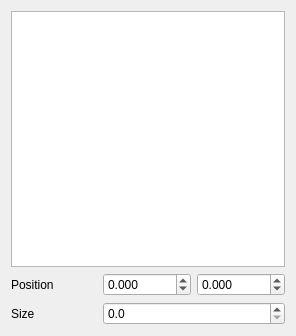
<?xml version="1.0" encoding="UTF-8"?>
<ui version="4.0">
 <class>Plot-Task-Positions</class>
 <widget class="QWidget" name="Plot-Task-Positions">
  <property name="geometry">
   <rect>
    <x>0</x>
    <y>0</y>
    <width>296</width>
    <height>336</height>
   </rect>
  </property>
  <property name="minimumSize">
   <size>
    <width>0</width>
    <height>336</height>
   </size>
  </property>
  <property name="windowTitle">
   <string>Set positions and sizes</string>
  </property>
  <layout class="QGridLayout" name="gridLayout">
   <item row="1" column="0">
    <layout class="QVBoxLayout" name="verticalLayout">
     <property name="bottomMargin">
      <number>0</number>
     </property>
     <item>
      <widget class="QListWidget" name="items">
       <property name="editTriggers">
        <set>QAbstractItemView::NoEditTriggers</set>
       </property>
       <property name="alternatingRowColors">
        <bool>true</bool>
       </property>
      </widget>
     </item>
     <item>
      <layout class="QGridLayout" name="gridLayout_2">
       <item row="0" column="0">
        <widget class="QLabel" name="posLabel">
         <property name="text">
          <string>Position</string>
         </property>
        </widget>
       </item>
       <item row="0" column="1">
        <widget class="QDoubleSpinBox" name="X">
         <property name="decimals">
          <number>3</number>
         </property>
         <property name="minimum">
          <double>-99999.000000000000000</double>
         </property>
         <property name="maximum">
          <double>99999.000000000000000</double>
         </property>
         <property name="singleStep">
          <double>0.010000000000000</double>
         </property>
        </widget>
       </item>
       <item row="0" column="2">
        <widget class="QDoubleSpinBox" name="Y">
         <property name="decimals">
          <number>3</number>
         </property>
         <property name="minimum">
          <double>-99999.000000000000000</double>
         </property>
         <property name="maximum">
          <double>99999.000000000000000</double>
         </property>
         <property name="singleStep">
          <double>0.010000000000000</double>
         </property>
        </widget>
       </item>
       <item row="1" column="0">
        <widget class="QLabel" name="sizeLabel">
         <property name="text">
          <string>Size</string>
         </property>
        </widget>
       </item>
       <item row="1" column="1" colspan="2">
        <widget class="QDoubleSpinBox" name="Size">
         <property name="decimals">
          <number>1</number>
         </property>
         <property name="minimum">
          <double>0.000000000000000</double>
         </property>
         <property name="maximum">
          <double>99999.000000000000000</double>
         </property>
        </widget>
       </item>
      </layout>
     </item>
    </layout>
   </item>
  </layout>
 </widget>
 <resources/>
 <connections/>
</ui>
